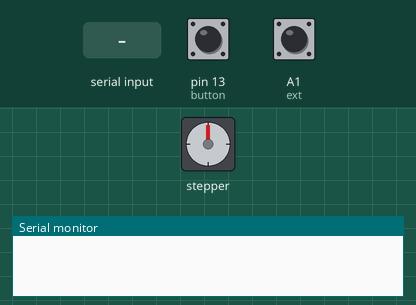
Recording of a program running on a simulated Arduino Nano Every. Shown: stepper motor, the last lines printed to the serial monitor. Wiring (inferred from the names in the program): stepper motor driver (200 steps per turn assumed): step pin 6; direction pin 7; enable pin 8. The inputs (shaded band) are chosen by the test bench; at power-on: pin 13 (button) HIGH, A1 (ext) HIGH.

Above: at 1.2 s.
1.3 s: "FDR" received over Serial
At 3.6 s:
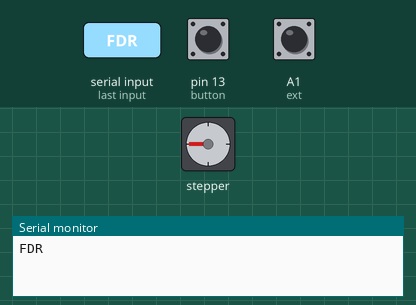
3.9 s: pin 13 (button) pulled LOW for 3.2 s
At 5.0 s:
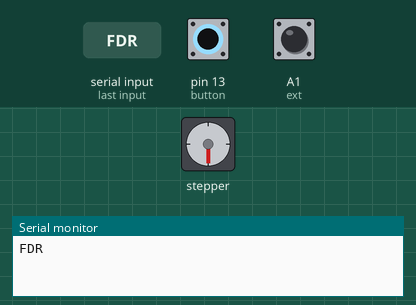
8.6 s: A1 (ext) pulled LOW for 0.15 s
At 9.8 s:
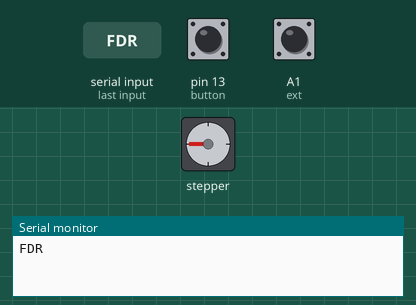
10.2 s: pin 13 (button) pulled LOW for 0.15 s
At 11.0 s:
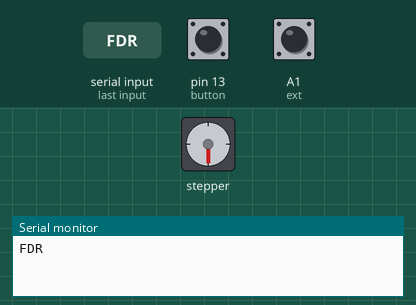
11.8 s: A1 (ext) pulled LOW for 1 s
At 12.2 s:
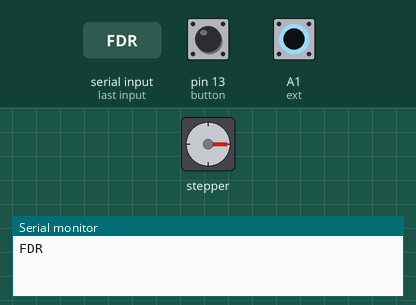
Timing chart, 0 to 14.8 s (numbered marks = the images above; inputs shaded):
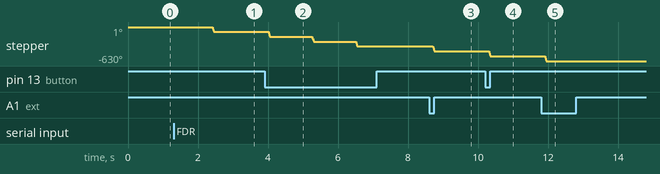

The program:

main.cpp
```cpp
#include <Arduino.h>

#define ENA 8      // Enable pin for stepper driver
#define DIR 7      // Direction pin for stepper driver
#define PUL 6      // Pulse pin for stepper driver
#define micro 1   // Can be 1, 2, 4, 8, 16, 32

// define dip pins
#define dip0 12
#define dip1 11
#define dip2 10
#define dip3 9

// variable to contain dip positions
byte dips = 0;

#define button 13
#define ext A1 //external input

const int steps = 50; // quarter turn

void setup() {
  pinMode(ENA, OUTPUT);
  pinMode(DIR, OUTPUT);
  pinMode(PUL, OUTPUT);

  pinMode(dip0, INPUT_PULLUP);
  pinMode(dip1, INPUT_PULLUP);
  pinMode(dip2, INPUT_PULLUP);
  pinMode(dip3, INPUT_PULLUP);

  pinMode(button, INPUT_PULLUP);
  pinMode(ext, INPUT_PULLUP);

  digitalWrite(ENA, HIGH); // Dissable motor
  digitalWrite(DIR, LOW); // Clockwise when looking from top
  digitalWrite(PUL,LOW); // Start out LOW

  Serial.begin(115200);
}

void loop() {
  while(Serial.available()){ // while text is available from serial monitor
    String data = Serial.readString();
    Serial.println(data);
    if(data == "FDR") {feed();}
    if(data == "TEST") {Serial.println("test");}
    // Serial.println(data);
  }
  if (!digitalRead(button) || !digitalRead(ext)) {feed();} // if button or external trigger (A1) is activated
}

void feed () {
  digitalWrite(ENA, LOW);
  delay(100);
  for (int x = 0; x < steps*micro; x++){
    digitalWrite(PUL, HIGH);
    delayMicroseconds(500/micro);
    digitalWrite(PUL, LOW);
    delayMicroseconds(500/micro);
  }
  delay(100);
  digitalWrite(ENA, HIGH);
  delay(1000);
}
```

Measured:
- after the input at 1.3 s, stepper: turns 90° counter-clockwise, starting after 1.1 s
- after the input at 3.9 s, stepper: turns 90° counter-clockwise in 0.05 s, then 90° counter-clockwise in 0.05 s, then 90° counter-clockwise in 0.05 s
- after the input at 8.6 s, stepper: turns 90° counter-clockwise, starting after 0.10 s
- after the input at 10.2 s, stepper: turns 90° counter-clockwise, starting after 0.10 s
- after the input at 11.8 s, stepper: turns 90° counter-clockwise, starting after 0.10 s
